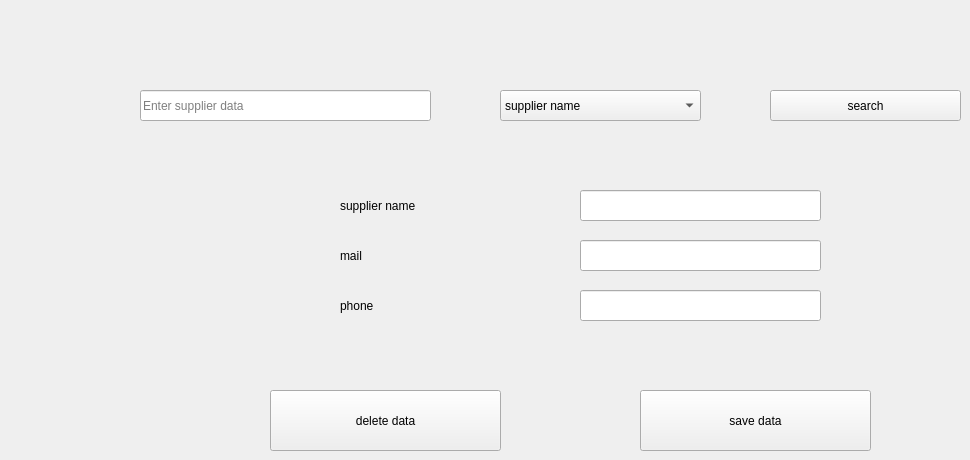
      <widget class="QWidget" name="tab">
       <property name="enabled">
        <bool>true</bool>
       </property>
       <attribute name="title">
        <string>Edit or delete supplier</string>
       </attribute>
       <widget class="QLineEdit" name="lineEdit_21">
        <property name="geometry">
         <rect>
          <x>580</x>
          <y>290</y>
          <width>241</width>
          <height>31</height>
         </rect>
        </property>
       </widget>
       <widget class="QPushButton" name="pushButton_19">
        <property name="geometry">
         <rect>
          <x>640</x>
          <y>390</y>
          <width>231</width>
          <height>61</height>
         </rect>
        </property>
        <property name="styleSheet">
         <string notr="true">font: 10pt &quot;MS Shell Dlg 2&quot;;</string>
        </property>
        <property name="text">
         <string>save data</string>
        </property>
       </widget>
       <widget class="QLineEdit" name="lineEdit_22">
        <property name="geometry">
         <rect>
          <x>580</x>
          <y>240</y>
          <width>241</width>
          <height>31</height>
         </rect>
        </property>
       </widget>
       <widget class="QLineEdit" name="lineEdit_23">
        <property name="geometry">
         <rect>
          <x>580</x>
          <y>190</y>
          <width>241</width>
          <height>31</height>
         </rect>
        </property>
       </widget>
       <widget class="QLabel" name="label_27">
        <property name="geometry">
         <rect>
          <x>340</x>
          <y>240</y>
          <width>221</width>
          <height>31</height>
         </rect>
        </property>
        <property name="styleSheet">
         <string notr="true">font: 11pt &quot;MS Shell Dlg 2&quot;;</string>
        </property>
        <property name="text">
         <string>mail</string>
        </property>
       </widget>
       <widget class="QPushButton" name="pushButton_25">
        <property name="geometry">
         <rect>
          <x>270</x>
          <y>390</y>
          <width>231</width>
          <height>61</height>
         </rect>
        </property>
        <property name="styleSheet">
         <string notr="true">font: 10pt &quot;MS Shell Dlg 2&quot;;</string>
        </property>
        <property name="text">
         <string>delete data</string>
        </property>
       </widget>
       <widget class="QComboBox" name="comboBox_14">
        <property name="geometry">
         <rect>
          <x>500</x>
          <y>90</y>
          <width>201</width>
          <height>31</height>
         </rect>
        </property>
        <property name="styleSheet">
         <string notr="true">font: 10pt &quot;MS Shell Dlg 2&quot;;</string>
        </property>
        <item>
         <property name="text">
          <string>supplier name</string>
         </property>
        </item>
        <item>
         <property name="text">
          <string>supplier mail</string>
         </property>
        </item>
        <item>
         <property name="text">
          <string>supplier phone</string>
         </property>
        </item>
       </widget>
       <widget class="QLabel" name="label_32">
        <property name="geometry">
         <rect>
          <x>340</x>
          <y>290</y>
          <width>221</width>
          <height>31</height>
         </rect>
        </property>
        <property name="styleSheet">
         <string notr="true">font: 11pt &quot;MS Shell Dlg 2&quot;;</string>
        </property>
        <property name="text">
         <string>phone</string>
        </property>
       </widget>
       <widget class="QPushButton" name="pushButton_26">
        <property name="geometry">
         <rect>
          <x>770</x>
          <y>90</y>
          <width>191</width>
          <height>31</height>
         </rect>
        </property>
        <property name="styleSheet">
         <string notr="true">font: 10pt &quot;MS Shell Dlg 2&quot;;</string>
        </property>
        <property name="text">
         <string>search</string>
        </property>
       </widget>
       <widget class="QLineEdit" name="lineEdit_25">
        <property name="geometry">
         <rect>
          <x>140</x>
          <y>90</y>
          <width>291</width>
          <height>31</height>
         </rect>
        </property>
        <property name="placeholderText">
         <string>Enter supplier data</string>
        </property>
       </widget>
       <widget class="QLabel" name="label_33">
        <property name="geometry">
         <rect>
          <x>340</x>
          <y>190</y>
          <width>221</width>
          <height>31</height>
         </rect>
        </property>
        <property name="styleSheet">
         <string notr="true">font: 11pt &quot;MS Shell Dlg 2&quot;;</string>
        </property>
        <property name="text">
         <string>supplier name</string>
        </property>
       </widget>
      </widget>
